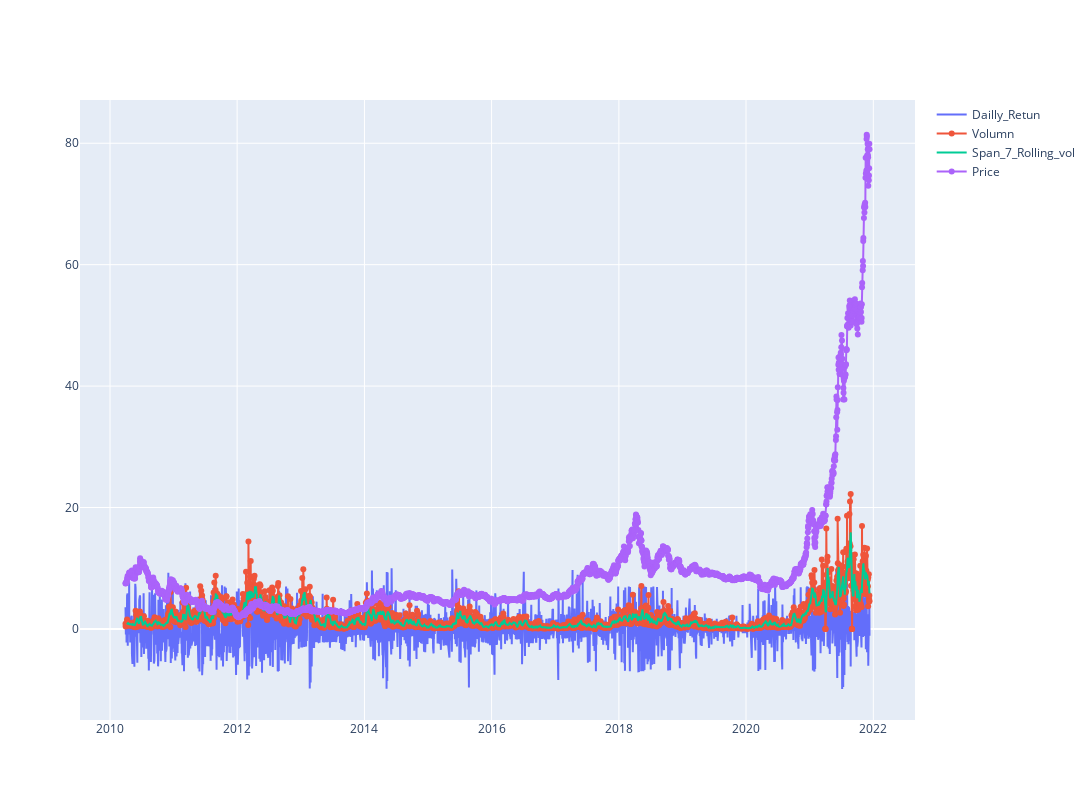

The notebook cell saved with this chart:
### Code cell
df['Volumn'] = df['<Volume>']/1000000
Volumnshort_rolling = df['Volumn'].rolling(window=7).mean()

fig = go.Figure()
fig.update_layout(  autosize=False,   width=1200,    height=800)
fig.add_trace(go.Scatter(x=df.datetime, y=df['Daily_return'], 
                        mode='lines', name='Dailly_Retun'))
fig.add_trace(go.Scatter(x=df.datetime, y=df['Volumn'], 
                        mode='lines+markers', name='Volumn'))

fig.add_trace(go.Scatter(x=df.datetime, y=Volumnshort_rolling, 
                      mode ='lines', name='Span_7_Rolling_vol'))

fig.add_trace(go.Scatter(x=df.datetime, y=df['<Close>'], 
                        mode='lines+markers', name='Price'))

### Figure 1 — Plotly figure (JSON) as saved in the notebook; plotly's stock layout.template omitted (floating-point values rounded to 4 significant figures; data arrays with more than 128 entries replaced by an {"elided": "..."} marker saying what was removed)
{"data": [{"mode": "lines", "name": "Dailly_Retun", "type": "scatter", "x": {"elided": "2922 str values"}, "y": {"elided": "2922 float values"}}, {"mode": "lines+markers", "name": "Volumn", "type": "scatter", "x": {"elided": "2922 str values"}, "y": {"elided": "2922 float values"}}, {"mode": "lines", "name": "Span_7_Rolling_vol", "type": "scatter", "x": {"elided": "2922 str values"}, "y": {"elided": "2922 float values"}}, {"mode": "lines+markers", "name": "Price", "type": "scatter", "x": {"elided": "2922 str values"}, "y": {"elided": "2922 float values"}}], "layout": {"autosize": false, "height": 800, "width": 1200}}
